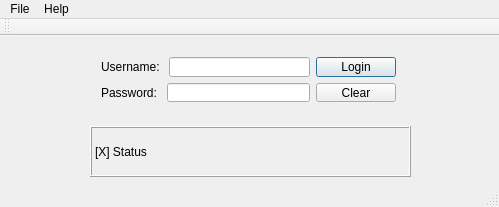
<?xml version="1.0" encoding="UTF-8"?>
<ui version="4.0">
 <class>MainWindow</class>
 <widget class="QMainWindow" name="MainWindow">
  <property name="geometry">
   <rect>
    <x>0</x>
    <y>0</y>
    <width>499</width>
    <height>207</height>
   </rect>
  </property>
  <property name="windowTitle">
   <string>TheBankProject</string>
  </property>
  <widget class="QWidget" name="centralWidget">
   <widget class="QLabel" name="lblResult">
    <property name="geometry">
     <rect>
      <x>90</x>
      <y>90</y>
      <width>321</width>
      <height>51</height>
     </rect>
    </property>
    <property name="frameShape">
     <enum>QFrame::Box</enum>
    </property>
    <property name="frameShadow">
     <enum>QFrame::Raised</enum>
    </property>
    <property name="text">
     <string>[X] Status</string>
    </property>
   </widget>
   <widget class="QWidget" name="layoutWidget">
    <property name="geometry">
     <rect>
      <x>90</x>
      <y>10</y>
      <width>317</width>
      <height>67</height>
     </rect>
    </property>
    <layout class="QGridLayout" name="gridLayout">
     <item row="0" column="0">
      <layout class="QHBoxLayout" name="horizontalLayout">
       <item>
        <widget class="QLabel" name="label">
         <property name="text">
          <string>Username: </string>
         </property>
        </widget>
       </item>
       <item>
        <widget class="QLineEdit" name="txtUser"/>
       </item>
      </layout>
     </item>
     <item row="0" column="1" rowspan="2">
      <layout class="QVBoxLayout" name="verticalLayout">
       <item>
        <widget class="QPushButton" name="pushButton">
         <property name="text">
          <string>Login</string>
         </property>
         <property name="autoDefault">
          <bool>true</bool>
         </property>
         <property name="default">
          <bool>true</bool>
         </property>
         <property name="flat">
          <bool>false</bool>
         </property>
        </widget>
       </item>
       <item>
        <widget class="QPushButton" name="btnClear">
         <property name="text">
          <string>Clear</string>
         </property>
        </widget>
       </item>
      </layout>
     </item>
     <item row="1" column="0">
      <layout class="QHBoxLayout" name="horizontalLayout_2">
       <item>
        <widget class="QLabel" name="label_2">
         <property name="text">
          <string>Password: </string>
         </property>
        </widget>
       </item>
       <item>
        <widget class="QLineEdit" name="txtPass">
         <property name="echoMode">
          <enum>QLineEdit::Password</enum>
         </property>
        </widget>
       </item>
      </layout>
     </item>
    </layout>
   </widget>
   <zorder>layoutWidget</zorder>
   <zorder>lblResult</zorder>
  </widget>
  <widget class="QMenuBar" name="menuBar">
   <property name="geometry">
    <rect>
     <x>0</x>
     <y>0</y>
     <width>499</width>
     <height>26</height>
    </rect>
   </property>
   <widget class="QMenu" name="menuBank_Project">
    <property name="title">
     <string>File</string>
    </property>
   </widget>
   <widget class="QMenu" name="menuUsers_ATM">
    <property name="title">
     <string>Help</string>
    </property>
   </widget>
   <addaction name="menuBank_Project"/>
   <addaction name="menuUsers_ATM"/>
  </widget>
  <widget class="QToolBar" name="mainToolBar">
   <attribute name="toolBarArea">
    <enum>TopToolBarArea</enum>
   </attribute>
   <attribute name="toolBarBreak">
    <bool>false</bool>
   </attribute>
  </widget>
  <widget class="QStatusBar" name="statusBar"/>
 </widget>
 <layoutdefault spacing="6" margin="11"/>
 <resources/>
 <connections/>
</ui>
